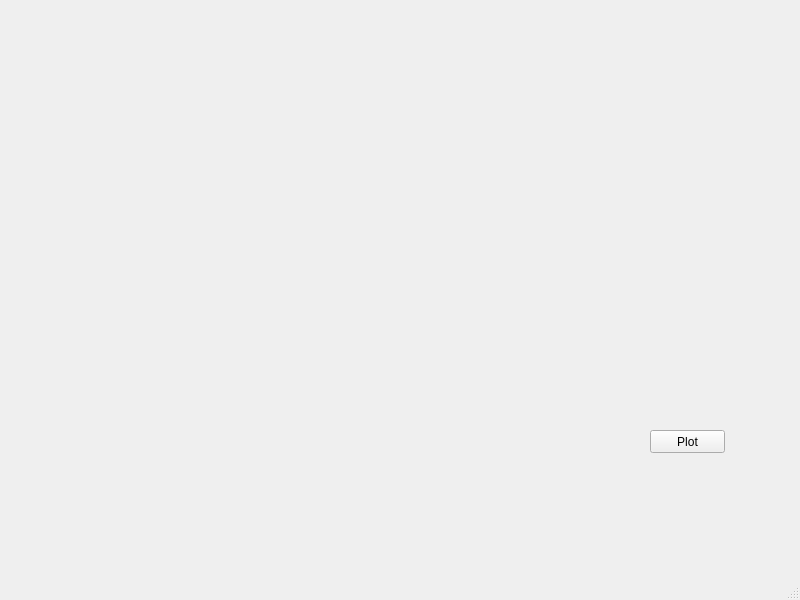
<?xml version="1.0" encoding="UTF-8"?>
<ui version="4.0">
 <class>MainWindow</class>
 <widget class="QMainWindow" name="MainWindow">
  <property name="geometry">
   <rect>
    <x>0</x>
    <y>0</y>
    <width>800</width>
    <height>600</height>
   </rect>
  </property>
  <property name="windowTitle">
   <string>MainWindow</string>
  </property>
  <widget class="QWidget" name="centralwidget">
   <widget class="QPushButton" name="pushButton">
    <property name="geometry">
     <rect>
      <x>650</x>
      <y>430</y>
      <width>75</width>
      <height>23</height>
     </rect>
    </property>
    <property name="text">
     <string>Plot</string>
    </property>
   </widget>
   <widget class="QWidget" name="verticalLayoutWidget">
    <property name="geometry">
     <rect>
      <x>20</x>
      <y>40</y>
      <width>511</width>
      <height>481</height>
     </rect>
    </property>
    <layout class="QVBoxLayout" name="verticalLayout"/>
   </widget>
  </widget>
  <widget class="QMenuBar" name="menubar">
   <property name="geometry">
    <rect>
     <x>0</x>
     <y>0</y>
     <width>800</width>
     <height>23</height>
    </rect>
   </property>
  </widget>
  <widget class="QStatusBar" name="statusbar"/>
 </widget>
 <resources/>
 <connections/>
</ui>
